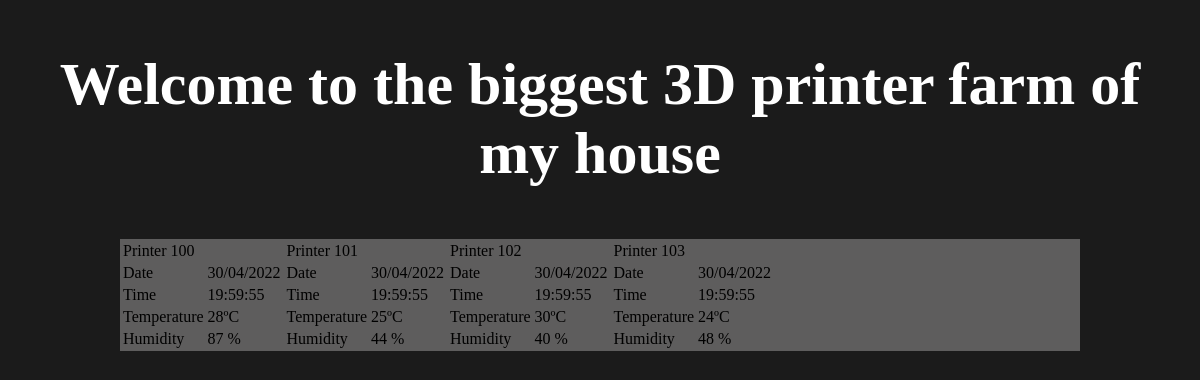
Before: /home.html with the older database file.
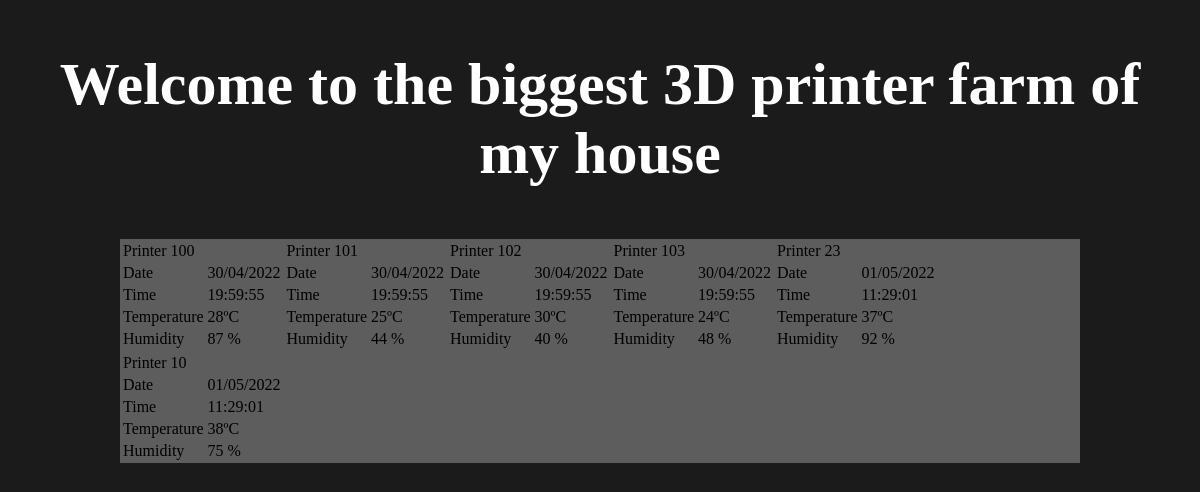
After: the same page with the newer database file.
### printer_log.py (models this page shows, shortened)
class Printer_log(Base):
        __tablename__ = 'PRINTERS_LOG'
        id = Column(Integer, primary_key=True)
        printer_id = Column(Integer)
        date = Column(String())
        time = Column(String())
        temperature = Column(Integer)
        humidity = Column(Integer)
        status = Column(String)

### main.py (the view)
@app.get(path="/home.html", response_class=HTMLResponse)
async def home_page(request: Request):
    printer_log_table = []
    unique_printer_id_list = session.query(Printer_log.printer_id).distinct().all()  # Return a list with every unique printer id [(101), (102), (103), etc..]
    for unique_id in unique_printer_id_list:
        printer_log = session.query(Printer_log).filter_by(printer_id=unique_id[0]).order_by(Printer_log.id.desc()).first()
        printer_log_table.append(printer_log.create_dict())
    return templates.TemplateResponse("home.html", {"request": request, "printer_log_table": printer_log_table})

### templates/home.html (shortened to what this page needs)
<html>
    <head>
        <link href="{{ url_for('static', path='/styles.css') }}" rel="stylesheet">
    </head>
    <body>
        <header>
            <h1>Welcome to the biggest 3D printer farm of my house</h1>
        </header>
        <div class="printers_container">
            {% for printer_log in printer_log_table%}
            <div>
                <table>
                    <tr><td>Printer {{printer_log.printer_id}}</td></tr>
                    <tr>
                        <td>Date</td>
                        <td>{{printer_log.date}}</td>
                    </tr>
                    <tr>
                        <td>Time</td>
                        <td>{{printer_log.time}}</td>
                    </tr>
                    <tr>
                        <td>Temperature</td>
                        <td>{{printer_log.temperature}}ºC</td>
                    </tr>
                    <tr>
                        <td>Humidity</td>
                        <td>{{printer_log.humidity}} %</td>
                    </tr>
                </table>
            </div>
            {% endfor%}
        </div>
    </body>
</html>

### static/styles.css (style rules this page uses)
body { background: #1b1b1b; margin: 0%; }
header { text-align: center; color: white; font-size: 30px; border-bottom: #858585; padding: 0%; }
h1 { display: flex; justify-content: center; align-items: center; padding: 50px; margin: 0; }
.printers_container { width: 80%; margin: auto; display: flex; border:1px solid #1b1b1b; background: #5e5d5d; flex-wrap: wrap; }

Changed rows visible on the page:
added Printer_log: printer_id "23", date "01/05/2022", time "11:29:01", temperature "37", humidity "92"
added Printer_log: printer_id "10", date "01/05/2022", time "11:29:01", temperature "38", humidity "75"
